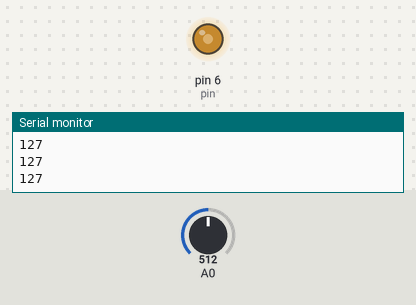
This sketch was run on a simulated Arduino Uno, built with avr-gcc and run on an emulated ATmega328P. Shown: output pins drawn as LEDs (lit = HIGH), the last lines printed to the serial monitor. Inputs (shaded band) come from the test bench; at power-on: A0 = 512.

Above: at 1.2 s.
1.3 s: A0 set to 716
At 1.9 s:
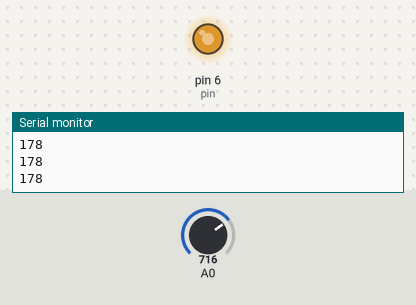
2.8 s: A0 set to 900
At 3.2 s:
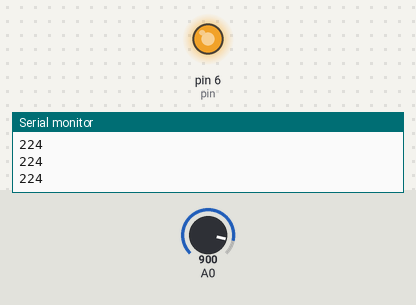
4.3 s: A0 set to 122
At 5.5 s:
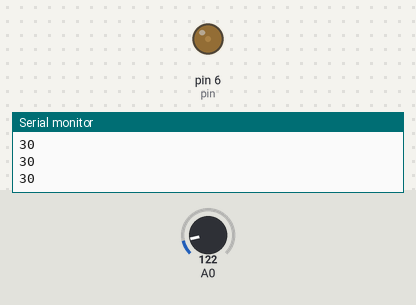
5.8 s: A0 set to 0
At 7.0 s:
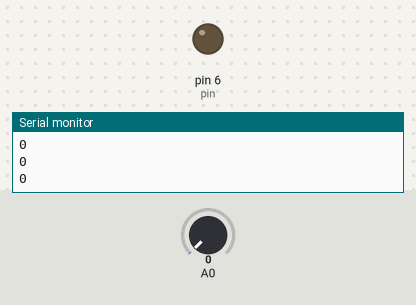
7.3 s: A0 set to 511
At 8.3 s:
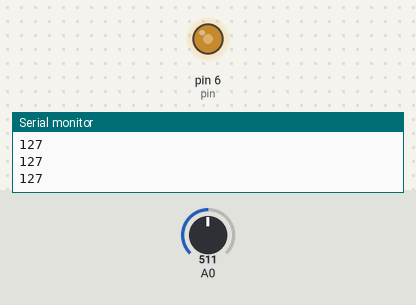
Timing chart, 0 to 9.8 s (numbered marks = the images above; inputs shaded):
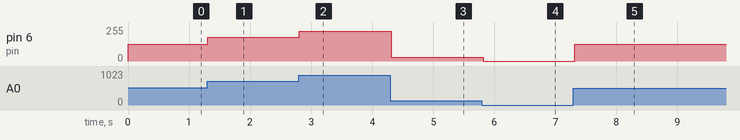

Measured:
- after the input at 1.3 s, pin 6 (pin): 127/255 → 178/255 at once
- after the input at 2.8 s, pin 6 (pin): 178/255 → 224/255 at once
- after the input at 4.3 s, pin 6 (pin): 224/255 → 30/255 at once
- after the input at 5.8 s, pin 6 (pin): 30/255 → 0/255 at once
- after the input at 7.3 s, pin 6 (pin): 0/255 → 127/255 at once

The sketch:

lilia_joyce_circuit_design_project1.ino
```cpp
int output;
int pin = 6;

void setup()
{
  Serial.begin(9600);
}

void loop()
{
  output = map(analogRead(A0), 0, 1023, 0, 255);
  Serial.println(output);
  analogWrite(pin, output);
  delay(100);
}
```
